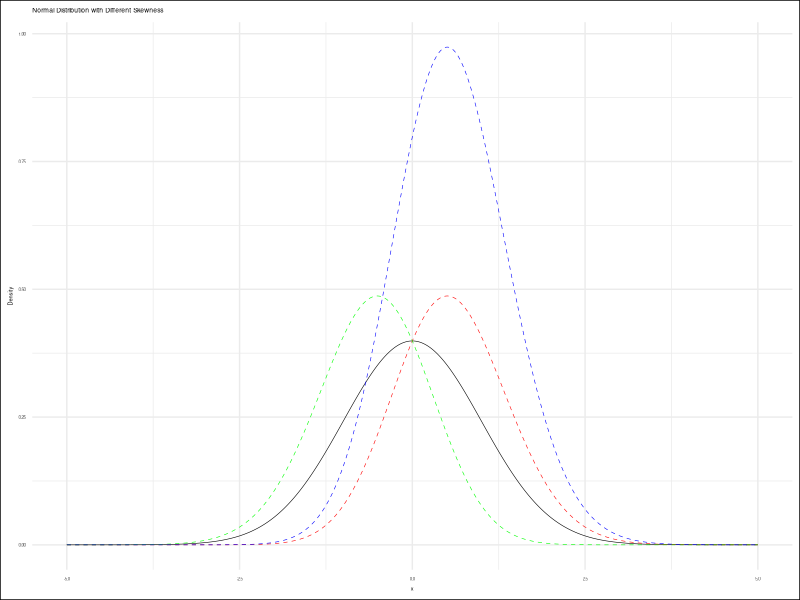

Recreate this plot in R.
# Load required libraries
library(ggplot2)

# Generate data points for x-axis
x <- seq(-5, 5, length.out = 1000)

# Calculate the corresponding y-values
# for the standard normal distribution
y_standard <- dnorm(x)

# Examples of distributions
# with different skewness parameters

# Negative skewness
y_skewed_1 <- dnorm(x) * 2 * pnorm(x)

# Moderate positive skewness
y_skewed_2 <- dnorm(x) * 2 * pnorm(-x)

# High positive skewness
y_skewed_3 <- dnorm(x) * 2 * pnorm(x) * 2

# Create data frames for plotting
df_standard <- data.frame(x = x, y = y_standard)
df_skewed_1 <- data.frame(x = x, y = y_skewed_1)
df_skewed_2 <- data.frame(x = x, y = y_skewed_2)
df_skewed_3 <- data.frame(x = x, y = y_skewed_3)

# Plot the normal distribution and skewed distributions
plot <- ggplot() +
  geom_line(data = df_standard, color = "black",
    aes(x = x, y = y), linewidth = 0.2) +
  geom_line(data = df_skewed_1,
    aes(x = x, y = y), color = "red",
    linetype = "dashed", linewidth = 0.2) +
  geom_line(data = df_skewed_2,
    aes(x = x, y = y), color = "green",
    linetype = "dashed", linewidth = 0.2) +
  geom_line(data = df_skewed_3,
    aes(x = x, y = y), color = "blue",
    linetype = "dashed", linewidth = 0.2) +
  labs(x = "x", y = "Density",
    title = "Normal Distribution with Different Skewness") +
  scale_linetype_manual(
    values = c("solid", "dashed", "dashed", "dashed"),
    labels = c(
      "Standard Normal",
      "Negative Skewness = -4",
      "Moderate Positive Skewness = 2",
      "High Positive Skewness = 6")) +
  theme_minimal() +
  theme(
    plot.background = element_rect(fill = "white"),
    text = element_text(size = 4))

# Save plot as PNG
ggsave("65-skewness.png", plot,
  width = 800, height = 400, units = "px")
